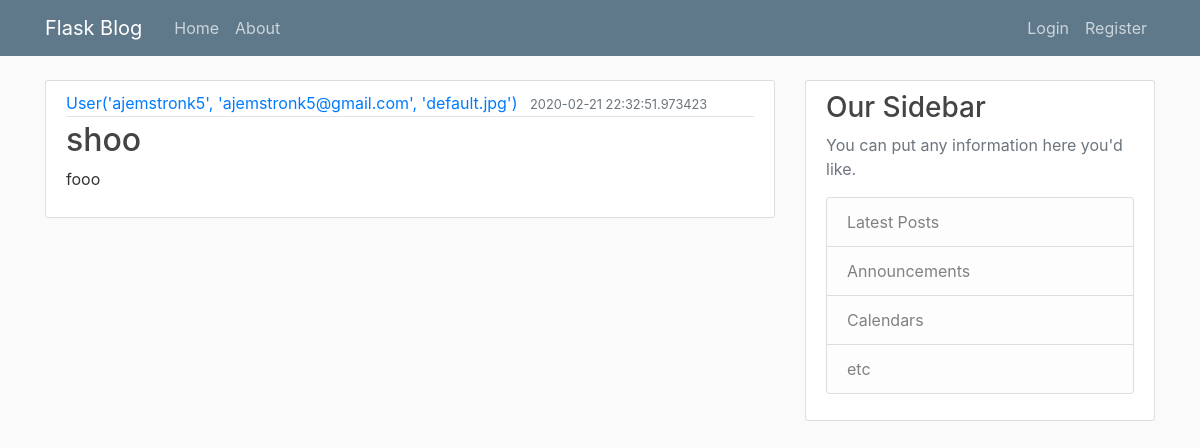
Page /home on the earlier database version.
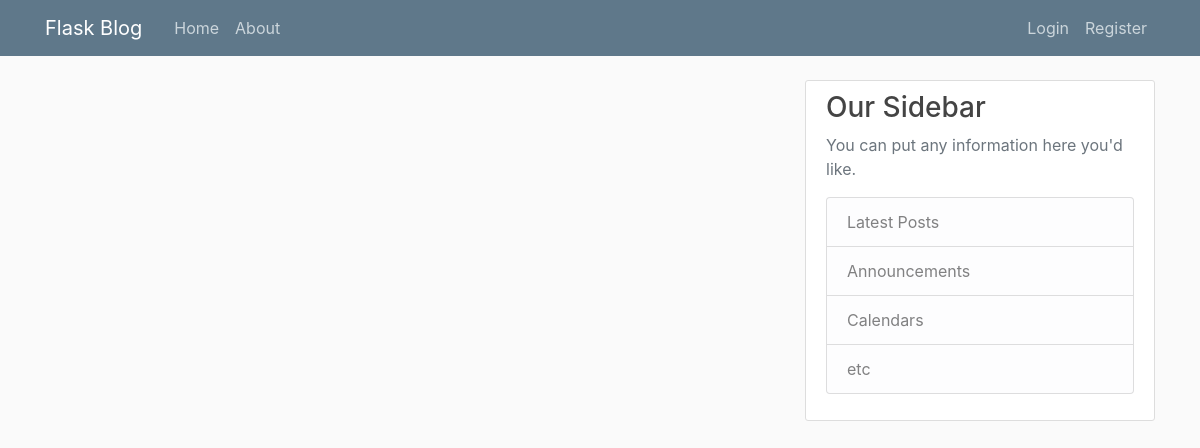
Same page on the later database version.
### flaskblog/models.py (models this page shows, shortened)
class Post(db.Model):
    id = db.Column(db.Integer, primary_key=True)
    title = db.Column(db.String(100), nullable=False)
    date_posted = db.Column(db.DateTime, nullable=False, default=datetime.utcnow)
    content = db.Column(db.Text, nullable=False)
    user_id = db.Column(db.Integer, db.ForeignKey('user.id'), nullable=False)

class User(db.Model, UserMixin):
    id = db.Column(db.Integer, primary_key=True)
    username = db.Column(db.String(20), unique=True, nullable=False)
    email = db.Column(db.String(120), unique=True, nullable=False)
    image_file = db.Column(db.String(20), nullable=False, default='default.jpg')
    password = db.Column(db.String(60), nullable=False)
    posts = db.relationship('Post', backref='author', lazy=True)
    def __repr__(self):
        return f"User('{self.username}', '{self.email}', '{self.image_file}')"

### flaskblog/routes.py (the view)
@app.route("/")
@app.route("/home")
def home():
    page = request.args.get('page', 1, type=int)
    posts = Post.query.order_by(Post.date_posted.desc()).paginate(page=page, per_page=5)
    return render_template('home.html', posts=posts)

### flaskblog/templates/home.html
{% extends "layout.html" %}
{% block content %}
    {% for post in posts%}
            <article class="media content-section">
                <div class="media-body">
                <div class="article-metadata">
                    <a class="mr-2" href="#">{{ post.author }}</a>
                    <small class="text-muted">{{ post.date_posted }}</small>
                </div>
                <h2><a class="article-title" href="#">{{ post.title }}</a></h2>
                <p class="article-content">{{ post.content }}</p>
                </div>
            </article>
    {% endfor %}
{% endblock content %}

Differences in the rows shown:
removed Post: author "User('ajemstronk5', 'ajemstronk5@gmail.com', 'default.jpg')", date_posted "2020-02-21 22:32:51.973423", title "shoo", content "fooo"
